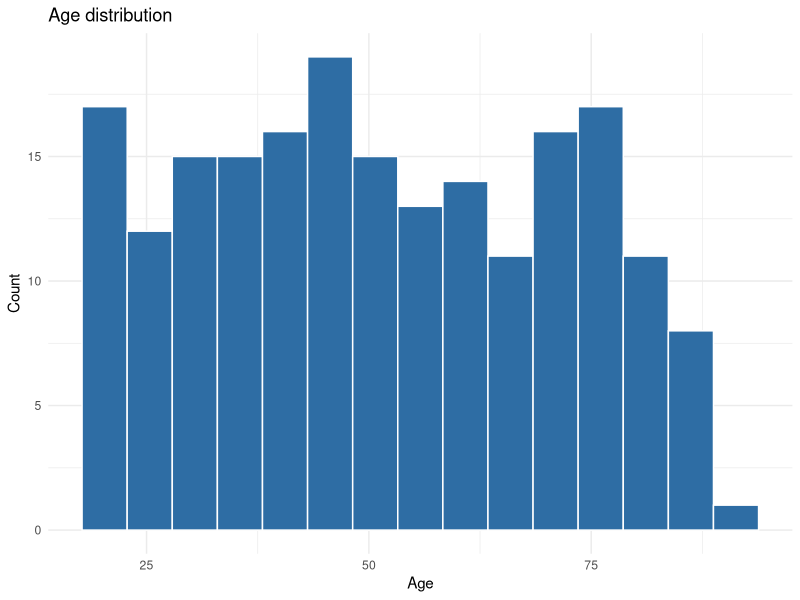
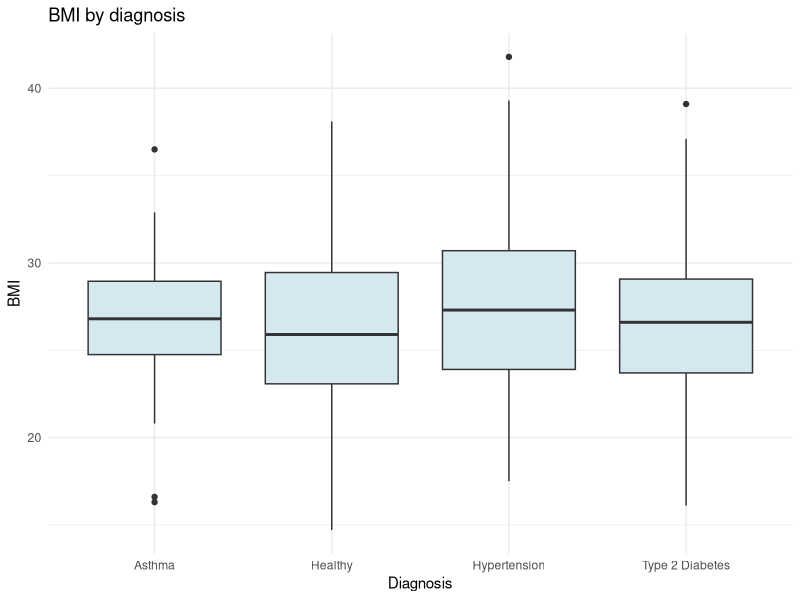

These figures' R source, in order:
## ---- chunk 1
#| message: false
library(dplyr)
library(ggplot2)

set.seed(42)  # ensures everyone generates the same synthetic dataset
## ---- chunk 2
n <- 200

df <- data.frame(
  patient_id = sprintf("P%04d", 1:n),
  age = sample(18:89, n, replace = TRUE),
  sex = sample(c("Female", "Male"), n, replace = TRUE),
  bmi = round(rnorm(n, mean = 27, sd = 5), 1),
  systolic_bp = sample(95:179, n, replace = TRUE),
  smoker = sample(c("Yes", "No"), n, replace = TRUE, prob = c(0.2, 0.8)),
  diagnosis = sample(
    c("Type 2 Diabetes", "Hypertension", "Healthy", "Asthma"),
    n, replace = TRUE, prob = c(0.25, 0.30, 0.30, 0.15)
  )
)

head(df)
## ---- chunk 3
dim(df)
str(df)
## ---- chunk 4
summary(df)
## ---- chunk 5
df |>
  group_by(diagnosis) |>
  summarise(
    mean_bmi = round(mean(bmi), 1),
    sd_bmi   = round(sd(bmi), 1),
    n        = n()
  )
## ---- chunk 6
ggplot(df, aes(x = age)) +
  geom_histogram(bins = 15, fill = "#2E6DA4", color = "white") +
  labs(title = "Age distribution", x = "Age", y = "Count") +
  theme_minimal()
## ---- chunk 7
ggplot(df, aes(x = diagnosis, y = bmi)) +
  geom_boxplot(fill = "#D5E8F0") +
  labs(title = "BMI by diagnosis", x = "Diagnosis", y = "BMI") +
  theme_minimal()
## ---- chunk 8
# Task 1: descriptive statistics of systolic_bp by smoker status

## ---- chunk 9
# Task 2: visualization
